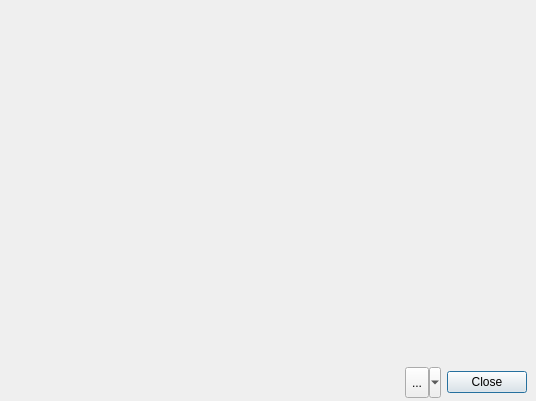
<?xml version="1.0" encoding="UTF-8"?>
<ui version="4.0">
 <class>ExpressionSelectionDialogBase</class>
 <widget class="QDialog" name="ExpressionSelectionDialogBase">
  <property name="geometry">
   <rect>
    <x>0</x>
    <y>0</y>
    <width>536</width>
    <height>401</height>
   </rect>
  </property>
  <property name="windowTitle">
   <string>Select By Expression</string>
  </property>
  <layout class="QGridLayout" name="gridLayout">
   <property name="leftMargin">
    <number>3</number>
   </property>
   <property name="topMargin">
    <number>3</number>
   </property>
   <property name="rightMargin">
    <number>3</number>
   </property>
   <property name="bottomMargin">
    <number>3</number>
   </property>
   <item row="1" column="0">
    <spacer name="horizontalSpacer">
     <property name="orientation">
      <enum>Qt::Horizontal</enum>
     </property>
     <property name="sizeHint" stdset="0">
      <size>
       <width>40</width>
       <height>20</height>
      </size>
     </property>
    </spacer>
   </item>
   <item row="1" column="2">
    <widget class="QPushButton" name="mPbnClose">
     <property name="text">
      <string>Close</string>
     </property>
    </widget>
   </item>
   <item row="1" column="1">
    <widget class="QToolButton" name="mButtonSelect">
     <property name="minimumSize">
      <size>
       <width>0</width>
       <height>31</height>
      </size>
     </property>
     <property name="text">
      <string>...</string>
     </property>
     <property name="popupMode">
      <enum>QToolButton::MenuButtonPopup</enum>
     </property>
     <property name="toolButtonStyle">
      <enum>Qt::ToolButtonTextBesideIcon</enum>
     </property>
    </widget>
   </item>
   <item row="0" column="0" colspan="4">
    <widget class="QgsExpressionBuilderWidget" name="mExpressionBuilder" native="true"/>
   </item>
  </layout>
  <action name="mActionSelect">
   <property name="text">
    <string>Select</string>
   </property>
  </action>
  <action name="mActionAddToSelection">
   <property name="text">
    <string>Add to selection</string>
   </property>
  </action>
  <action name="mActionRemoveFromSelection">
   <property name="text">
    <string>Remove from selection</string>
   </property>
  </action>
  <action name="mActionSelectIntersect">
   <property name="text">
    <string>Select within selection</string>
   </property>
  </action>
 </widget>
 <customwidgets>
  <customwidget>
   <class>QgsExpressionBuilderWidget</class>
   <extends>QWidget</extends>
   <header>qgsexpressionbuilderwidget.h</header>
   <container>1</container>
  </customwidget>
 </customwidgets>
 <resources/>
 <connections/>
</ui>
